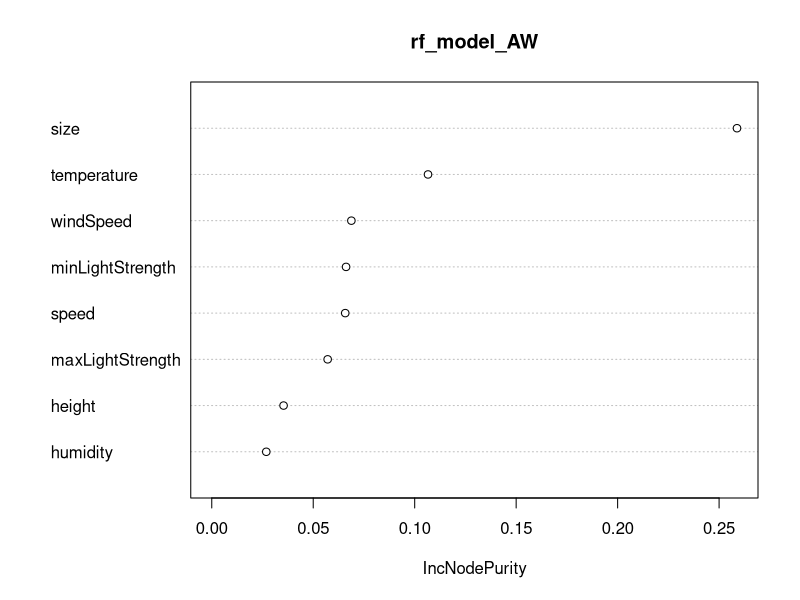
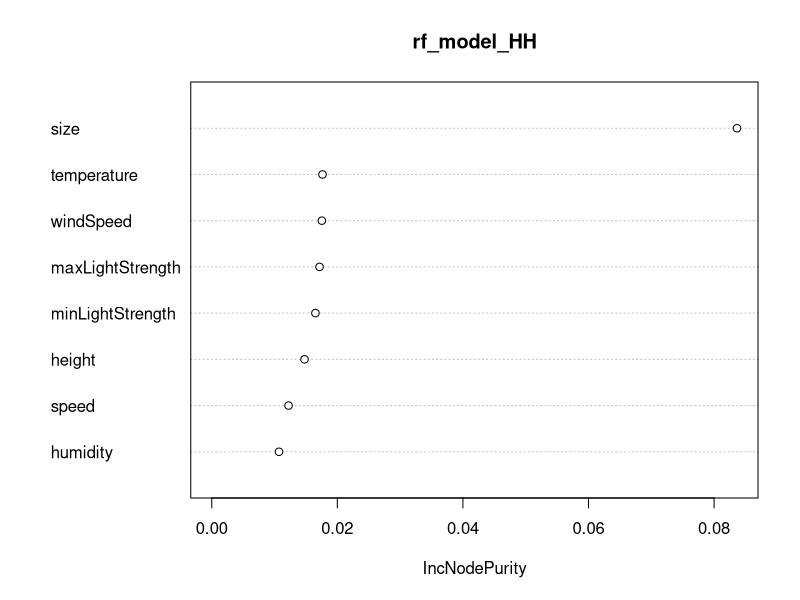
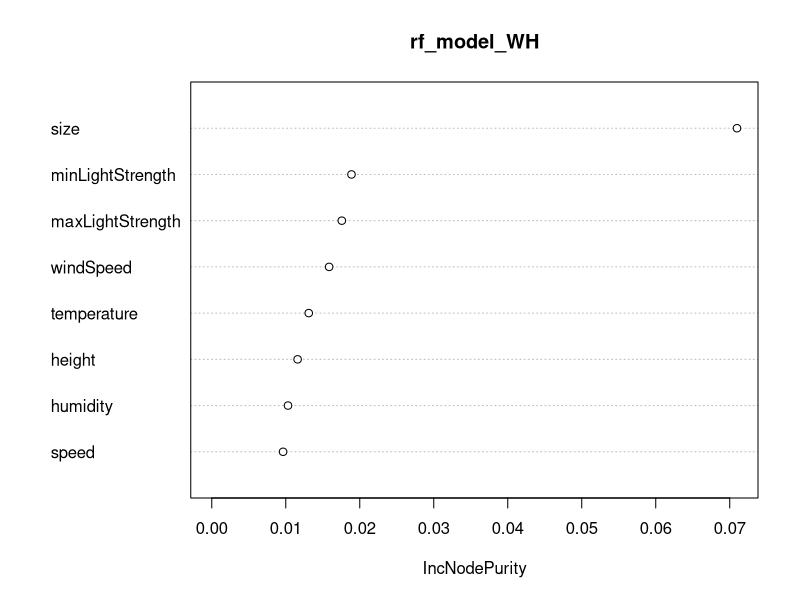
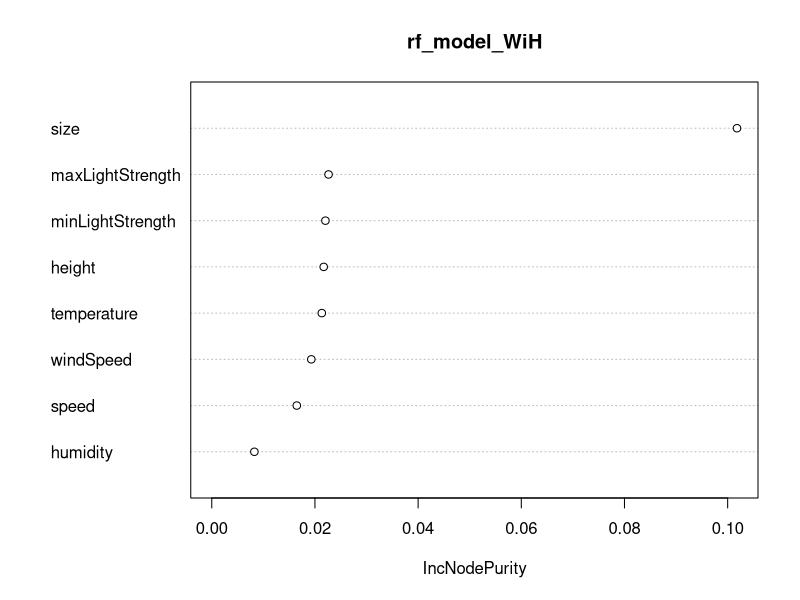
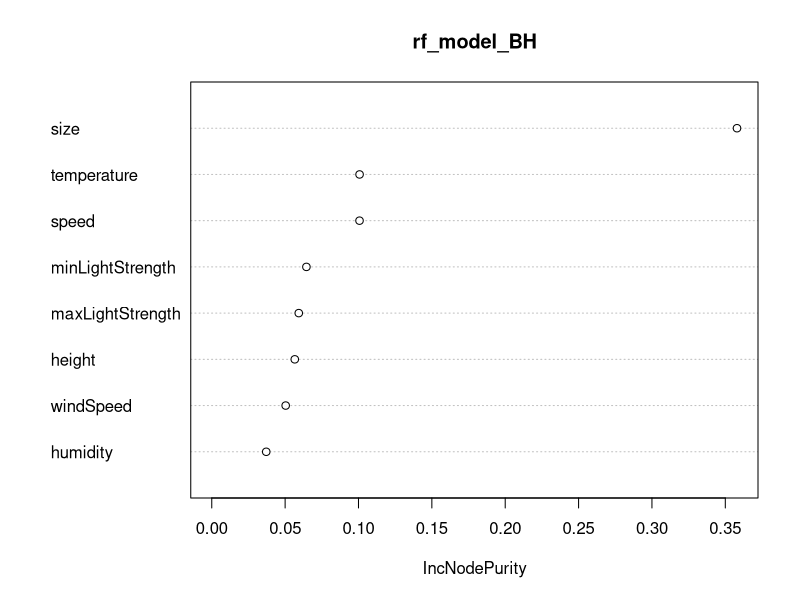
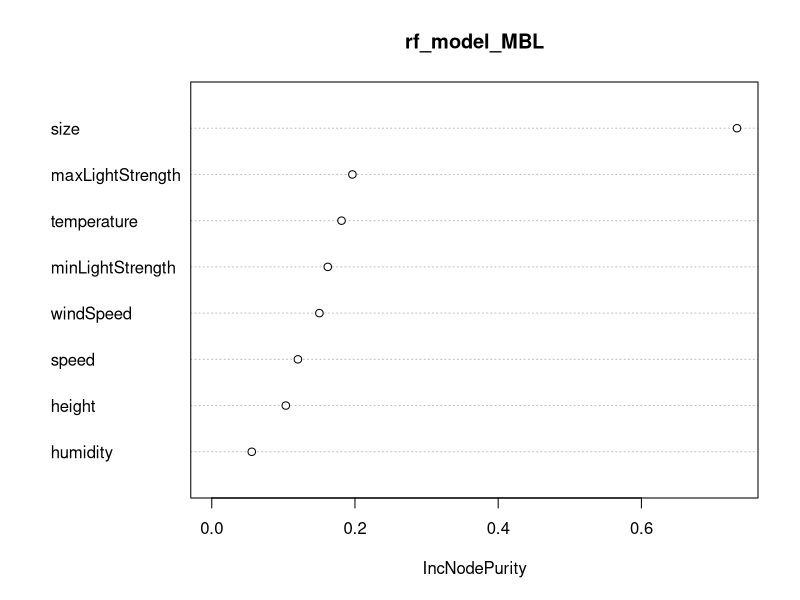
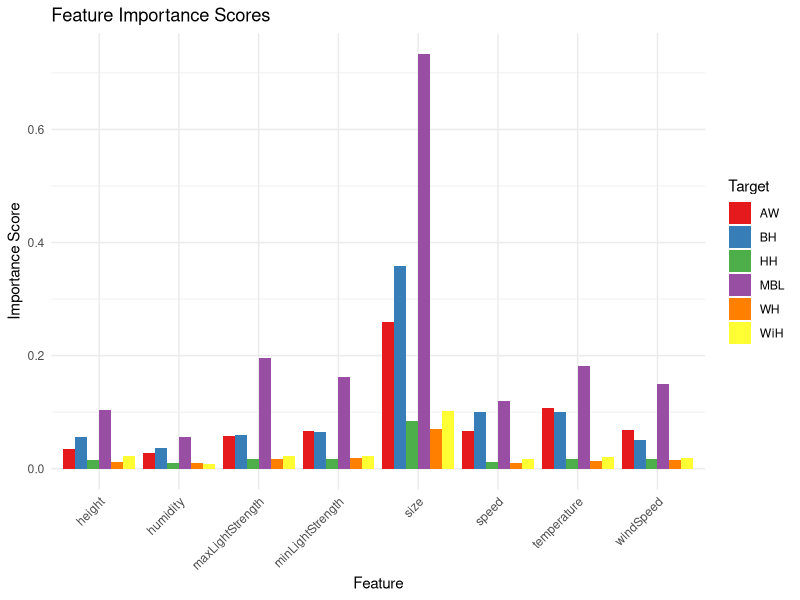

Source code (R) for these figures, in order: (Note: this script raises an error after producing the figures.)
# for body measurments data summary (table)

library(readxl)
library(dplyr)
library(ggplot2)
library(corrplot)
library(randomForest)
library(writexl)
library(tidyr)

setwd("/Users/wyw/Documents/Chaper2/github-code/segmentation-3D/data-result/")

data <- read_excel('results-BM.xlsx')
data$MBL <- as.numeric(data$MBL)
data$height = as.numeric(data$nheight)
data$speed = as.numeric(data$speed)

summary(data)

target <- data[, c("AW", "HH", "WH", "WiH", "BH", "MBL")]
features <- data[, c("height", "speed", "maxLightStrength", "minLightStrength", "temperature", "humidity", "windSpeed", "size")]
# "AW", 'HH', 'WH', 'WiH', 'BH', 'MBL'

# Prepare the targets
target_AW <- data$AW
target_HH <- data$HH
target_WH <- data$WH
target_WiH <- data$WiH
target_BH <- data$BH
target_MBL <- data$MBL

# Create separate random forest models for each target
rf_model_AW <- randomForest(features, target_AW, ntree = 500)
rf_model_HH <- randomForest(features, target_HH, ntree = 500)
rf_model_WH <- randomForest(features, target_WH, ntree = 500)
rf_model_WiH <- randomForest(features, target_WiH, ntree = 500)
rf_model_BH <- randomForest(features, target_BH, ntree = 500)
rf_model_MBL <- randomForest(features, target_MBL, ntree = 500)

print(rf_model_AW)
print(rf_model_HH)
print(rf_model_WH)
print(rf_model_WiH)
print(rf_model_BH)
print(rf_model_MBL)

varImpPlot(rf_model_AW)
varImpPlot(rf_model_HH)
varImpPlot(rf_model_WH)
varImpPlot(rf_model_WiH)
varImpPlot(rf_model_BH)
varImpPlot(rf_model_MBL)


summary(rf_model_AW)

importance_scores <- importance(rf_model_AW)
ret = importance_scores
importance_scores <- importance(rf_model_HH)
ret = cbind(ret, importance_scores)
importance_scores <- importance(rf_model_WH)
ret = cbind(ret, importance_scores)
importance_scores <- importance(rf_model_WiH)
ret = cbind(ret, importance_scores)
importance_scores <- importance(rf_model_BH)
ret = cbind(ret, importance_scores)
importance_scores <- importance(rf_model_MBL)
ret = cbind(ret, importance_scores)


colnames( ret) =  c("AW", "HH", "WH", "WiH", "BH", "MBL")

ret


fret = data.frame(ret)
fret

importance_data <- data.frame(
  Feature = rownames(fret),
  AW = fret$AW,
  HH = fret$HH,
  WH = fret$WH,
  WiH = fret$WiH,
  BH = fret$BH,
  MBL = fret$MBL
)

#importance_data = rbind(importance_data, c('R2', 0.4169,-0.0559,	-0.0524,	-0.1182,	0.3101,	-0.0502))

# Convert the data from wide to long format using tidyr
importance_data_long <- importance_data %>%
  pivot_longer(cols = -Feature, names_to = "Target", values_to = "Importance")

# Create the ggplot bar plot
ggplot(importance_data_long, aes(x = Feature, y = Importance, fill = Target)) +
  geom_bar(stat = "identity", position = "dodge") +
  labs(title = "Feature Importance Scores",
       x = "Feature",
       y = "Importance Score") +
  theme_minimal() +
  theme(axis.text.x = element_text(angle = 45, hjust = 1)) +
  scale_fill_brewer(palette = "Set1")


importance_data
write_xlsx(importance_data, '/Users/wyw/Documents/Chaper2/github-code/segmentation-3D/data-result/result-importanceScore-randomForest.xlsx')
